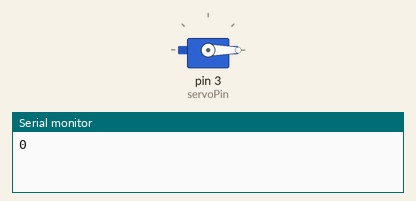
The sketch below on a simulated Arduino Uno, built with avr-gcc and run on an emulated ATmega328P. Shown: servo, the last lines printed to the serial monitor.

Above: at 0.05 s.
At 3.5 s:
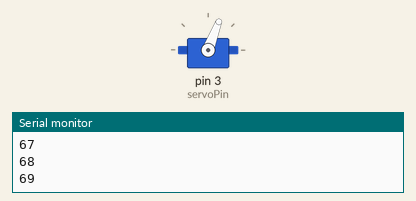
At 7.0 s:
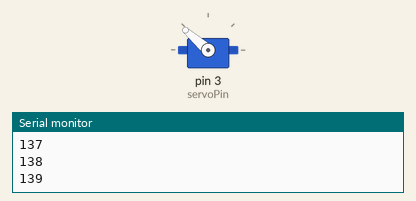
At 14.0 s:
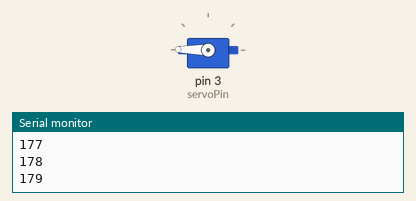
Timing chart, 0 to 18.3 s (numbered marks = the images above):
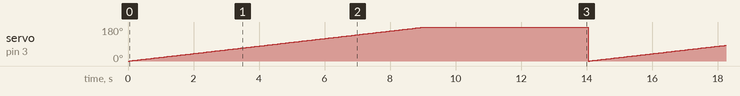

Measured:
- by itself, servo on pin 3 (servoPin): ramps from 0° to 179° and jumps back, once every 14.0 s

The sketch:

Servo_kodu.ino
```cpp
#include <Servo.h>

int servoPin = 3;
Servo servo;
int pos = 0;
int del = 5000;

void setup() {
  servo.attach(servoPin);
  Serial.begin(9600);
  servo.write(0);
}

void loop() {
  for (pos; pos <180; pos++){
    servo.write(pos);
    Serial.println(pos);
    delay(50);
  }
  pos = 0;
  delay(del);
}
```
